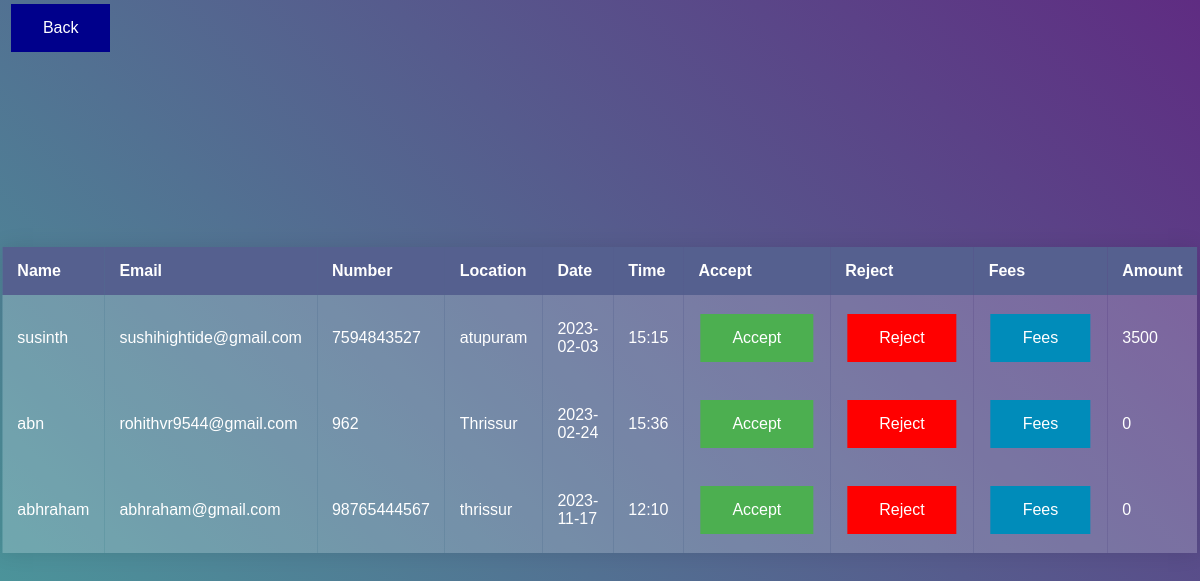
The page /contractor/cbooking on the database its author committed.
### contractor/models.py (models this page shows, shortened)
class CBook_TB(models.Model):
    Name=models.CharField(max_length=50)
    Email=models.EmailField(max_length=50,default='a@gmail.com')
    Number=models.CharField(max_length=50)
    astroid=models.CharField(max_length=100,default='1')
    userid=models.CharField(max_length=50)
    location=models.CharField(max_length=50,default=0)
    time=models.CharField(max_length=20,default=0)
    date=models.CharField(max_length=20,default=0)
    accept=models.BooleanField(default="False")
    reject=models.BooleanField(default="False")
    fees=models.CharField(max_length=20,default="0")

### contractor/views.py (the view)
# urls.py: path('cbooking',views.viewbooking,name="cbooking" ),
def viewbooking(request):
    data=CBook_TB.objects.all()
    return render(request,'Contractor/booking.html',{'data':data})

### template/Contractor/booking.html (shortened to what this page needs)
<!DOCTYPE html>
{% load static %}
<html lang="en">
<head>
    <link rel="stylesheet" href="{% static 'css/booking.css' %}">
</head>
<body>
	&nbsp;&nbsp;<a class="button button4" href="ahome">Back</a>
<div class="container">
	<table>
		<thead>
			<tr>
				<th>Name</th>
				<th>Email</th>
				<th>Number</th>
				<th>Location</th>
				<th>Date</th>
				<th>Time</th>
				<th>Accept</th>
				<th>Reject</th>
				<th>Fees</th>
				<th>Amount</th>
			</tr>
		</thead>
		<tbody>
            {% for data in data %}
			<tr>
				<td>{{data.Name}}</td>
				<td>{{data.Email}}</td>
				<td>{{data.Number}}</td>
				<td>{{data.location}}</td>
				<td>{{data.date}}</td>
				<td>{{data.time}}</td>
				<td> <a class="button button1" href="{% url 'saccept' data.id %}">Accept</a></td>
                <td> <a class="button button2" href="{% url 'sreject' data.id %}">Reject</a></td>
                <td> <a class="button button3" href="{% url 'cfees' data.id %}">Fees</a></td>
				 <td>{{data.fees}}</td>
			</tr>
            {% endfor %}
				</tbody>
	</table>
</div>
</body>
</html>

### static/css/booking.css (style rules this page uses)
html, body { height: 100%; }
body { margin: 0; background: linear-gradient(45deg, #49a09d, #5f2c82); font-family: sans-serif; font-weight: 100; }
.container { position: absolute; top: 50%; left: 50%; transform: translate(-50%, -50%); }
table { width: 800px; border-collapse: collapse; overflow: hidden; box-shadow: 0 0 20px rgba(0, 0, 0, 0.1); }
th, td { padding: 15px; background-color: rgba(255, 255, 255, 0.2); color: #fff; }
th { text-align: left; }
thead th { background-color: #55608f; }
tbody td { position: relative; }

### template/Contractor/booking.html (style rules this page uses)
.button { border: none; color: white; padding: 15px 32px; text-align: center; text-decoration: none; display: inline-block; font-size: 16px; margin: 4px 2px; cursor: pointer; }
.button1 { background-color: #4CAF50; }
.button2 { background-color: #FF0000; }
.button3 { background-color: #008CBA; }
.button4 { background-color: #00008B; }

### rows shown on the page
CBook_TB: Name "susinth", Email "sushihightide@gmail.com", Number "7594843527", location "atupuram", date "2023-02-03", time "15:15", fees "3500"
CBook_TB: Name "abn", Email "rohithvr9544@gmail.com", Number "962", location "Thrissur", date "2023-02-24", time "15:36", fees "0"
CBook_TB: Name "abhraham", Email "abhraham@gmail.com", Number "98765444567", location "thrissur", date "2023-11-17", time "12:10", fees "0"
